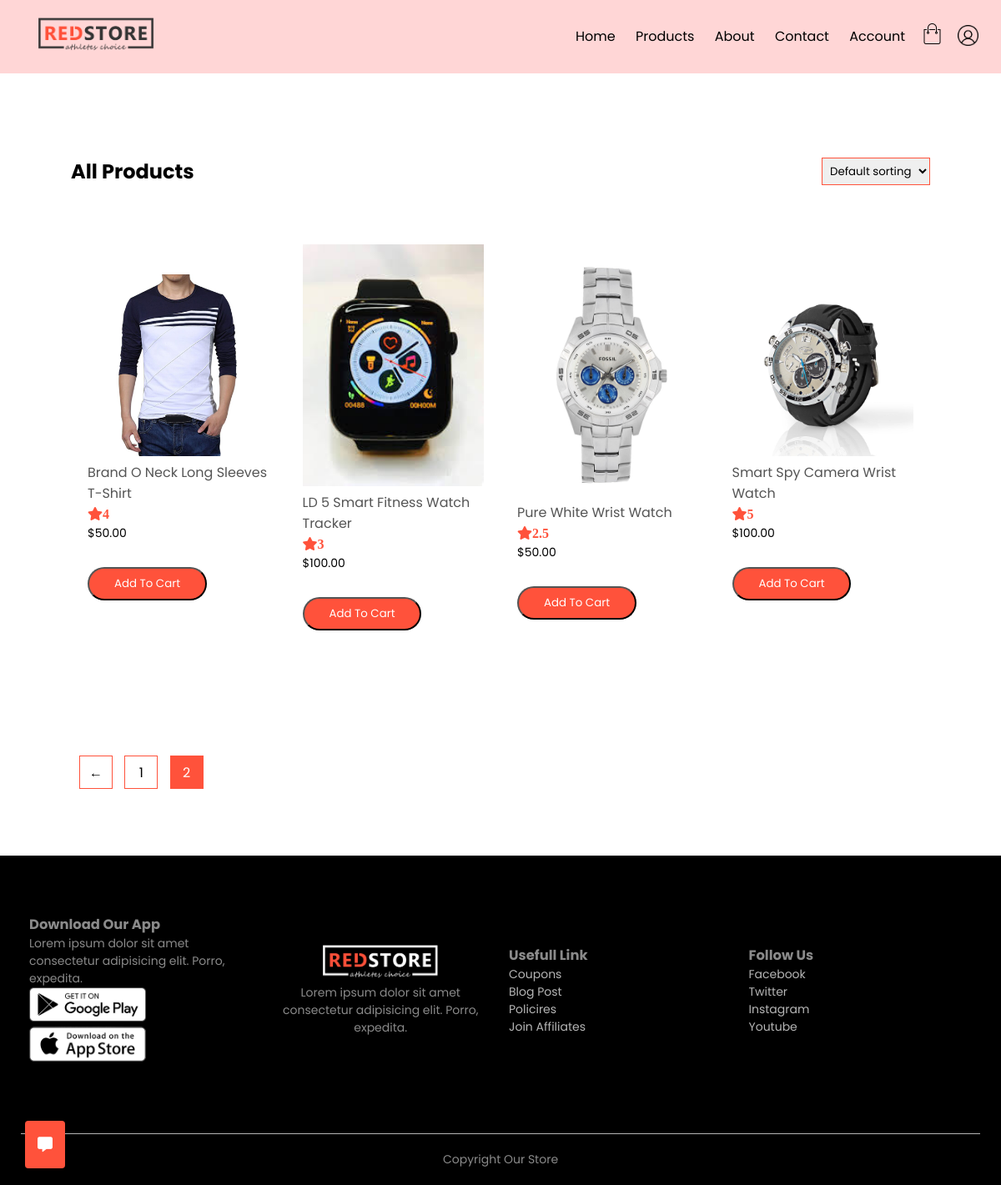
Screenshot of /allproducts.php?page=2 with the database file from the repository.
### tables this page shows
CREATE TABLE `products` (
  `product_id` int(11) NOT NULL,
  `date` date NOT NULL,
  `product_code` varchar(500) NOT NULL,
  `product_name` varchar(500) NOT NULL,
  `product_image` varchar(500) NOT NULL,
  `product_price` float NOT NULL,
  `product_tax` float NOT NULL,
  `product_category_id` int(11) NOT NULL,
  `product_size` varchar(500) NOT NULL,
  `product_quantity` int(11) NOT NULL,
  `product_color` varchar(500) NOT NULL,
  `product_rating` float DEFAULT NULL,
  `product_discount` float DEFAULT NULL,
  `product_offer` varchar(500) DEFAULT NULL,
  `product_description` varchar(500) DEFAULT NULL
);

### allproducts.php (the view, shortened to what this page needs)
<?php
include("header.php");
?>
<!DOCTYPE html>
<html lang="en">
<head>
    <link rel="stylesheet" href="https://use.fontawesome.com/releases/v5.15.4/css/all.css">
    <link rel="stylesheet" href="css/allproduct.css">
</head>
<body>
    <?php
    include("dbcon.php");
    include("totop.php");
    ?>
    <div class="small_container">
        <div class="row row-2">
            <h2>All Products</h2>
            <form action="" method="POST">
                <select name="sorting" id="sorting" value="<?php echo "selected" ?>" onchange="this.form.submit();">
                    <option value="0">Default sorting</option>
                </select>
            </form>
        </div>
        <div class="row ">
            <?php
            $limit = 12;
            if (isset($_GET['page'])) {
                $page = $_GET['page'];
            } else {
                $page = 1;
            }
            $offset = ($page - 1) * $limit;
            if (isset($_POST['sorting'])) {
                $filter = $_POST['sorting'];
                if ($filter == 1) {
                    $queryrating = "SELECT * FROM `products` order by product_rating DESC LIMIT {$offset}, {$limit}";
                    $result = mysqli_query($con, $queryrating);
                } else if ($filter == 2) {
                    $queryprice = "SELECT * FROM `products` order by product_price ASC LIMIT {$offset}, {$limit}";
                    $result = mysqli_query($con, $queryprice);
                }
            } else {
                $query = "SELECT * FROM `products` order by product_id ASC LIMIT {$offset}, {$limit} ";
                $result = mysqli_query($con, $query);
            }
            $num  = mysqli_num_rows($result);
            if ($num > 0) {
                while ($row = mysqli_fetch_array($result)) {
            ?>
                    <form action="" method="POST" class="col-4">
                        <div class="col-4">
                            <img src="\ecom\img\product_img\<?php echo  $row['product_image']; ?>" alt="Product Image">
                            <h4><?php echo $row['product_name']; ?></h4>
                            <div class="rating">
                                <i class="fa fa-star"><?php echo $row['product_rating']; ?></i>
                            </div>
                            <p> $<?php echo number_format($row['product_price'], 2); ?></p>
                            <button type="submit" class="btn">Add To Cart</button>
                        </div>
                    </form>
            <?php
                }
            } else {
            }
            ?>
        </div>
        <?php
        $record = mysqli_query($con, "SELECT * FROM `products`") or die("Query Failed");
        if (mysqli_num_rows($record) > 0) {
            $total_record = mysqli_num_rows($record);
            $total_page = ceil($total_record / $limit);
        ?>
            <div class="page-btn">
                <?php
                if ($page > 1) {
                ?>
                    <a href="allproducts.php?page=<?php echo $page-1; ?>"><span>&#8592 </span></a>
                <?php
                }
                ?>
                <?php
                for ($i = 1; $i <= $total_page; $i++) {
                if($i == $page)
                {
                    $active = "active";
                }else{
                    $active = "";
                }
                ?>
                    <a href="allproducts.php?page=<?php echo $i; ?>"><span class="<?php echo $active; ?>"><?php echo $i; ?></span></a>
                <?php
                }
                ?>
            </div>
        <?php
        }
        ?>
    </div>
</body>
<?php
include("footer.php");
?>
</html>

### css/header.css (style rules this page uses)
* { margin: 0; padding: 0; box-sizing: border-box; font-family: 'Poppins', sans-serif; }
a { text-decoration: none; color: #555; }

### css/allproduct.css (style rules this page uses)
* { margin: 0; padding: 0; box-sizing: border-box; font-family: 'Poppins', sans-serif; }
.small_container { max-width: 1080px; margin: auto; padding-left: 25px; padding-right: 25px; }
.row { display: flex; align-items: center; flex-wrap: wrap; justify-content: space-between !important; }
.row-2 { margin: 100px auto 50px; justify-content: space-between !important; }
select { border: 1px solid #ff523b; padding: 5px; }
h4 { color: #555; font-weight: normal; }
.col-4 { flex-basis: 25%; padding: 10px; min-width: 200px; margin-bottom: 50px; transition: transform 0.5s; }
.col-4 img { width: 100%; }
.col-4 p { font-size: 14px; }
.rating .fa { color: #ff523b; }
.btn { display: inline-block; background: #ff523b; color: #fff; padding : 8px 30px; margin: 30px 0 ; border-radius: 30px; transition: background 0.5s; }
.page-btn { margin: 0 auto 80px; }
.page-btn span { display: inline-block; border: 1px solid #ff523b; margin-left: 10px; width: 40px; height: 40px; text-align: center; line-height: 40px; cursor: pointer; }
a { text-decoration: none; color: #000; }
.active { background-color: #ff523b; color: #fff; }

### css/footer.css (style rules this page uses)
* { margin: 0; padding: 0; box-sizing: border-box; font-family: 'Poppins', sans-serif; }
.row { display: flex; align-items: center; flex-wrap: wrap; }

### rows the page displays
products: product_image (picture), product_name "Brand O Neck Long Sleeves T-Shirt", product_rating "4", product_price "50.00"
products: product_image (picture), product_name "LD 5 Smart Fitness Watch Tracker", product_rating "3", product_price "100.00"
products: product_image (picture), product_name "Pure White Wrist Watch", product_rating "2.5", product_price "50.00"
products: product_image (picture), product_name "Smart Spy Camera Wrist Watch", product_rating "5", product_price "100.00"
